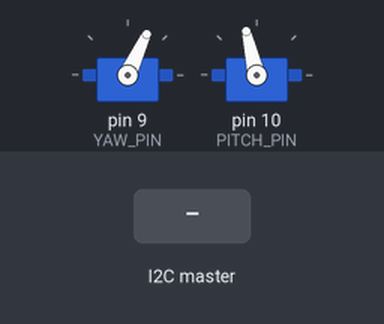
This sketch was run on a simulated Arduino Uno, built with avr-gcc and run on an emulated ATmega328P. Shown: 2 × servo. Inputs (shaded band) come from the test bench. Random numbers use the default seed unless the sketch sets one.

Above: at 1.2 s.
1.3 s: the I2C master sends the byte 2
At 2.46 s:
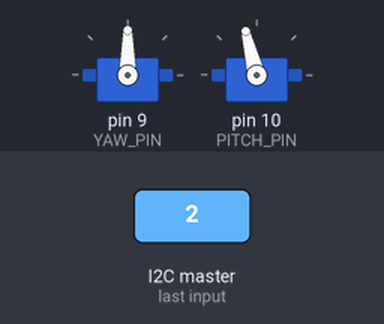
4.3 s: the I2C master sends the byte 1
At 12.1 s:
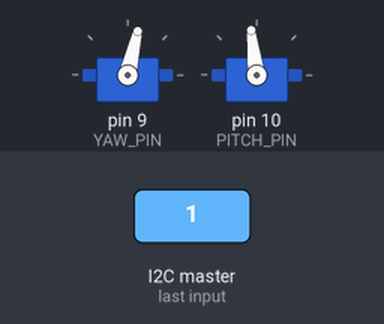
Timing chart, 0 to 57.3 s (numbered marks = the images above; inputs shaded):
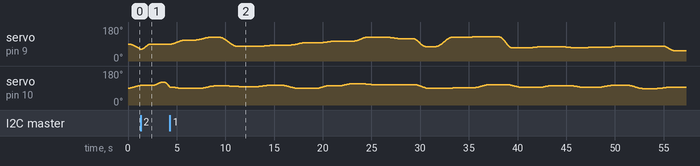

The sketch:

dino_head_control.ino
```cpp
#include <Servo.h>
#include <Wire.h>

// =====================================================================
//  DINO HEAD - 2 DOF (Yaw + Pitch)
//  4 modes, switched over I2C by a speech-to-text host:
//    1 = Idle             (slow random look-around) - DEFAULT ON POWER-UP
//    2 = Heard Command     (nod acknowledgment x2, then back to idle)
//    3 = Walking            (pitch bobs 0 <-> 30 continuously)
//    4 = Turning             (yaw sweeps -20 <-> +20 continuously)
//  Whatever mode is active keeps running until a different command byte
//  arrives - including going back to idle, which is its own command (1).
// =====================================================================

// ---------------------------------------------------------------
// PIN ASSIGNMENTS
// ---------------------------------------------------------------
const int YAW_PIN   = 9;   // servo mounted vertically, rotates head left/right
const int PITCH_PIN = 10;  // servo mounted on its side, tilts head up/down

// ---------------------------------------------------------------
// SERVO HARDWARE SPEC (both servos are identical 270 deg / 25kg units)
// Do not need to touch this unless you change servo hardware.
// ---------------------------------------------------------------
const int   SERVO_PULSE_MIN     = 500;   // microseconds -> mechanical -135 deg
const int   SERVO_PULSE_MAX     = 2500;  // microseconds -> mechanical +135 deg
const int   SERVO_PULSE_CENTER  = 1500;  // microseconds -> 0 deg (your zero point)
const float SERVO_HALF_RANGE_DEG = 135.0; // matches your +/-135 deg spec

// =====================================================================
//  >>> EASY-EDIT ZONE: MODE 1 - IDLE (random look-around range) <<<
// =====================================================================
float YAW_MIN_ANGLE = -60;   // how far the head can turn toward its LEFT
float YAW_MAX_ANGLE =  60;   // how far the head can turn toward its RIGHT

float PITCH_MIN_ANGLE = -5;  // how far the head can dip DOWN
float PITCH_MAX_ANGLE =  35; // how far the head can lift UP

const unsigned long MOVE_DURATION_MIN  = 1200;  // ms - fastest a look-move happens
const unsigned long MOVE_DURATION_MAX  = 2000;  // ms - slowest a look-move happens
const unsigned long PAUSE_DURATION_MIN = 800;   // ms - shortest "hold and stare"
const unsigned long PAUSE_DURATION_MAX = 2000;  // ms - longest "hold and stare"

// ---- Motion feel, applies to ALL modes ----
// Low-pass filter (0-1): lower = smoother/more lag, higher = snappier/more jitter-prone
const float POSITION_SMOOTHING = 0.5;
// Curve softness (0-1): 1.0 = full ease-in-out, 0.0 = constant speed.
// Lower this if motion looks choppy/stuttery (coarse-resolution servos).
const float EASE_SOFTNESS = 1.0;

// =====================================================================
//  >>> EASY-EDIT ZONE: I2C <<<
// =====================================================================
const byte I2C_ADDRESS = 0x5B; // slave address the dino listens on

// Command byte values the speech-to-text host sends to select a mode.
const byte CMD_IDLE          = 1;
const byte CMD_HEARD_COMMAND = 2;
const byte CMD_WALKING       = 3;
const byte CMD_TURNING       = 4;

// =====================================================================
//  >>> EASY-EDIT ZONE: MODE 2 - HEARD COMMAND (double-nod sequence) <<<
//  Waypoints run in order, each fully finishing before the next starts.
//  The actual list is assigned in setup() below (search "i2cSequence[").
// =====================================================================
const unsigned long SEQUENCE_STEP_HOLD_MS = 250; // pause held at each waypoint, ms

// =====================================================================
//  >>> EASY-EDIT ZONE: MODE 3 - WALKING (pitch bob) <<<
// =====================================================================
float WALK_DOWN_ANGLE = 0;    // pitch angle at the "down" point of the bob
float WALK_UP_ANGLE   = 30;   // pitch angle at the "up" point of the bob
const unsigned long WALK_STEP_DURATION = 800; // ms per up or down movement (bob speed)
const unsigned long WALK_HOLD_MS       = 0;   // pause at each extreme, ms (0 = continuous)

// =====================================================================
//  >>> EASY-EDIT ZONE: MODE 4 - TURNING (yaw sweep) <<<
// =====================================================================
float TURN_LEFT_ANGLE  = -20;
float TURN_RIGHT_ANGLE =  20;
const unsigned long TURN_STEP_DURATION = 1500; // ms per left or right sweep
const unsigned long TURN_HOLD_MS       = 300;  // pause at each extreme, ms

// Time given to smoothly zero the "other" axis when entering walking/turning
// (e.g. yaw centers before walking bob starts; pitch centers before turn starts)
const unsigned long MODE_SETTLE_DURATION = 500;

// ---------------------------------------------------------------
// Internal state - no need to edit below this line
// ---------------------------------------------------------------
Servo yawServo;
Servo pitchServo;

enum MotionState { MOVING, PAUSED };
enum Mode { MODE_IDLE, MODE_HEARD_COMMAND, MODE_WALKING, MODE_TURNING };
enum PhaseState { PHASE_SETTLING, PHASE_MOVING, PHASE_HOLDING };

struct Axis {
  Servo* servo;
  float minAngle;
  float maxAngle;
  float startAngle;
  float targetAngle;
  float currentAngle;    // ideal trajectory position (eased, unfiltered)
  float commandedAngle;  // actual position sent to servo (filtered/smoothed)
  unsigned long moveStart;
  unsigned long moveDuration;
  unsigned long pauseStart;
  unsigned long pauseDuration;
  MotionState state;
};

Axis yawAxis;
Axis pitchAxis;

Mode currentMode = MODE_IDLE;

volatile byte i2cCommandValue = 0;   // set inside the I2C interrupt, read in loop()
volatile bool i2cCommandPending = false;

// ---- Mode 2: heard-command sequence state ----
struct SequenceStep {
  Axis* axis;
  float targetAngle;
  unsigned long duration;
};
SequenceStep i2cSequence[6];
const int I2C_SEQUENCE_LENGTH = 6;
int sequenceIndex = 0;
PhaseState seqPhase = PHASE_MOVING;
unsigned long seqHoldStart = 0;

// ---- Modes 3 & 4: shared cyclic (walking/turning) state ----
struct CyclicModeConfig {
  Axis* primaryAxis;   // the axis that actually bobs/sweeps
  Axis* otherAxis;     // the axis that centers and holds still
  float boundA;
  float boundB;
  unsigned long stepDuration;
  unsigned long holdMs;
};
CyclicModeConfig walkConfig = { &pitchAxis, &yawAxis, WALK_DOWN_ANGLE, WALK_UP_ANGLE, WALK_STEP_DURATION, WALK_HOLD_MS };
CyclicModeConfig turnConfig = { &yawAxis, &pitchAxis, TURN_LEFT_ANGLE, TURN_RIGHT_ANGLE, TURN_STEP_DURATION, TURN_HOLD_MS };
PhaseState cyclePhase = PHASE_SETTLING;
unsigned long cycleHoldStart = 0;
bool cycleAtBoundB = false; // false = currently at/heading to boundA, true = boundB

// Smooth accel/decel curve (ease-in-out) so moves feel organic, not mechanical
float easeInOutSine(float t) {
  return -(cos(PI * t) - 1.0) / 2.0;
}

// Blends the eased curve with constant-speed motion, per EASE_SOFTNESS.
float blendedEase(float t) {
  float eased = easeInOutSine(t);
  return eased * EASE_SOFTNESS + t * (1.0 - EASE_SOFTNESS);
}

// Converts an angle (relative to center) into a servo pulse width
int angleToPulse(float angle) {
  angle = constrain(angle, -SERVO_HALF_RANGE_DEG, SERVO_HALF_RANGE_DEG);
  float pulse = SERVO_PULSE_CENTER +
                (angle / SERVO_HALF_RANGE_DEG) * (SERVO_PULSE_MAX - SERVO_PULSE_CENTER);
  return (int)pulse;
}

// Random float angle between two limits (2 decimal precision)
float randomAngle(float minA, float maxA) {
  long minL = (long)(minA * 100);
  long maxL = (long)(maxA * 100);
  return random(minL, maxL + 1) / 100.0;
}

void initAxis(Axis &axis, Servo* servo, float minAngle, float maxAngle) {
  axis.servo = servo;
  axis.minAngle = minAngle;
  axis.maxAngle = maxAngle;
  axis.currentAngle = 0;
  axis.commandedAngle = 0;
  axis.startAngle = 0;
  axis.targetAngle = randomAngle(minAngle, maxAngle);
  axis.moveStart = millis();
  axis.moveDuration = random(MOVE_DURATION_MIN, MOVE_DURATION_MAX);
  axis.state = MOVING;
}

// Points an axis toward a new target over a given duration, starting from
// wherever it currently is - this is what makes every mode transition smooth.
void startAxisMove(Axis &axis, float target, unsigned long duration) {
  axis.startAngle = axis.commandedAngle;
  axis.targetAngle = target;
  axis.moveStart = millis();
  axis.moveDuration = duration;
}

// Drives one axis toward axis.targetAngle over axis.moveDuration, through the
// filter, and reports back whether it has arrived (t >= 1.0).
bool driveAxisTrajectory(Axis &axis) {
  unsigned long now = millis();
  unsigned long elapsed = now - axis.moveStart;
  float t = (float)elapsed / (float)axis.moveDuration;
  bool arrived = false;
  if (t >= 1.0) {
    t = 1.0;
    arrived = true;
  }
  float eased = blendedEase(t);
  axis.currentAngle = axis.startAngle + (axis.targetAngle - axis.startAngle) * eased;
  axis.commandedAngle += (axis.currentAngle - axis.commandedAngle) * POSITION_SMOOTHING;
  axis.servo->writeMicroseconds(angleToPulse(axis.commandedAngle));
  return arrived;
}

// ---------------------------------------------------------------
// MODE 1: IDLE - slow, random "looking around" behavior
// ---------------------------------------------------------------
void updateStandbyAxis(Axis &axis) {
  unsigned long now = millis();

  if (axis.state == MOVING) {
    if (driveAxisTrajectory(axis)) {
      axis.state = PAUSED;
      axis.pauseStart = now;
      axis.pauseDuration = random(PAUSE_DURATION_MIN, PAUSE_DURATION_MAX);
    }
  } else { // PAUSED
    if (now - axis.pauseStart >= axis.pauseDuration) {
      axis.startAngle = axis.commandedAngle;
      axis.targetAngle = randomAngle(axis.minAngle, axis.maxAngle);
      axis.moveStart = now;
      axis.moveDuration = random(MOVE_DURATION_MIN, MOVE_DURATION_MAX);
      axis.state = MOVING;
    }
  }
}

// Restarts idle motion for an axis starting from wherever it currently is.
void resumeStandby(Axis &axis) {
  axis.startAngle = axis.commandedAngle;
  axis.currentAngle = axis.commandedAngle;
  axis.targetAngle = randomAngle(axis.minAngle, axis.maxAngle);
  axis.moveStart = millis();
  axis.moveDuration = random(MOVE_DURATION_MIN, MOVE_DURATION_MAX);
  axis.state = MOVING;
}

// ---------------------------------------------------------------
// MODE 2: HEARD COMMAND - double-nod sequence, then back to idle
// ---------------------------------------------------------------
void startSequenceStep(int idx) {
  SequenceStep &step = i2cSequence[idx];
  startAxisMove(*step.axis, step.targetAngle, step.duration);
  seqPhase = PHASE_MOVING;
}

void updateHeardCommandSequence() {
  SequenceStep &step = i2cSequence[sequenceIndex];
  Axis &axis = *step.axis;

  if (seqPhase == PHASE_MOVING) {
    if (driveAxisTrajectory(axis)) {
      seqPhase = PHASE_HOLDING;
      seqHoldStart = millis();
    }
  } else { // PHASE_HOLDING
    if (millis() - seqHoldStart >= SEQUENCE_STEP_HOLD_MS) {
      sequenceIndex++;
      if (sequenceIndex >= I2C_SEQUENCE_LENGTH) {
        enterMode(MODE_IDLE); // sequence finished -> resume idle automatically
      } else {
        startSequenceStep(sequenceIndex);
      }
    }
  }
}

// ---------------------------------------------------------------
// MODES 3 & 4: WALKING / TURNING - continuous cyclic motion.
// Shared logic: settle the "other" axis to 0, then ping-pong the primary
// axis between boundA and boundB until the mode is changed externally.
// ---------------------------------------------------------------
void enterCyclicMode(CyclicModeConfig &cfg) {
  cyclePhase = PHASE_SETTLING;
  startAxisMove(*cfg.otherAxis, 0, MODE_SETTLE_DURATION);
}

void updateCyclicMode(CyclicModeConfig &cfg) {
  if (cyclePhase == PHASE_SETTLING) {
    if (driveAxisTrajectory(*cfg.otherAxis)) {
      // pick whichever bound is closer to start the cycle smoothly
      float distA = fabs(cfg.primaryAxis->commandedAngle - cfg.boundA);
      float distB = fabs(cfg.primaryAxis->commandedAngle - cfg.boundB);
      cycleAtBoundB = (distB < distA);
      startAxisMove(*cfg.primaryAxis, cycleAtBoundB ? cfg.boundB : cfg.boundA, cfg.stepDuration);
      cyclePhase = PHASE_MOVING;
    }
  } else if (cyclePhase == PHASE_MOVING) {
    if (driveAxisTrajectory(*cfg.primaryAxis)) {
      if (cfg.holdMs > 0) {
        cyclePhase = PHASE_HOLDING;
        cycleHoldStart = millis();
      } else {
        cycleAtBoundB = !cycleAtBoundB;
        startAxisMove(*cfg.primaryAxis, cycleAtBoundB ? cfg.boundB : cfg.boundA, cfg.stepDuration);
      }
    }
  } else { // PHASE_HOLDING
    if (millis() - cycleHoldStart >= cfg.holdMs) {
      cycleAtBoundB = !cycleAtBoundB;
      startAxisMove(*cfg.primaryAxis, cycleAtBoundB ? cfg.boundB : cfg.boundA, cfg.stepDuration);
      cyclePhase = PHASE_MOVING;
    }
  }
}

// ---------------------------------------------------------------
// Mode switching
// ---------------------------------------------------------------
void enterMode(Mode m) {
  currentMode = m;
  switch (m) {
    case MODE_IDLE:
      resumeStandby(yawAxis);
      resumeStandby(pitchAxis);
      break;
    case MODE_HEARD_COMMAND:
      sequenceIndex = 0;
      startSequenceStep(0);
      break;
    case MODE_WALKING:
      enterCyclicMode(walkConfig);
      break;
    case MODE_TURNING:
      enterCyclicMode(turnConfig);
      break;
  }
}

// Called by the Wire library when data arrives at I2C_ADDRESS.
// Keep this minimal - it runs in an interrupt context.
void onI2CReceive(int numBytes) {
  if (numBytes > 0) {
    i2cCommandValue = Wire.read();
    while (Wire.available()) Wire.read(); // drain any extra bytes
  }
  i2cCommandPending = true;
}

void setup() {
  yawServo.attach(YAW_PIN, SERVO_PULSE_MIN, SERVO_PULSE_MAX);
  pitchServo.attach(PITCH_PIN, SERVO_PULSE_MIN, SERVO_PULSE_MAX);

  randomSeed(analogRead(A0)); // leave A0 floating/unconnected for good randomness

  initAxis(yawAxis, &yawServo, YAW_MIN_ANGLE, YAW_MAX_ANGLE);
  initAxis(pitchAxis, &pitchServo, PITCH_MIN_ANGLE, PITCH_MAX_ANGLE);

  // Mode 2 sequence: zero the yaw, then nod pitch (+45 -> -10) twice, then settle to 0.
  i2cSequence[0] = { &yawAxis,   0,   1000 };
  i2cSequence[1] = { &pitchAxis, 45,  900  };
  i2cSequence[2] = { &pitchAxis, -10, 900  };
  i2cSequence[3] = { &pitchAxis, 45,  900  };
  i2cSequence[4] = { &pitchAxis, -10, 900  };
  i2cSequence[5] = { &pitchAxis, 0,   900  };

  Wire.begin(I2C_ADDRESS);
  Wire.onReceive(onI2CReceive);

  // currentMode starts as MODE_IDLE by default - initAxis() above already put
  // both axes into a live idle "looking around" move, so no extra call needed.
}

void loop() {
  // Check for a new mode command from the speech-to-text host.
  if (i2cCommandPending) {
    i2cCommandPending = false;
    Mode newMode = currentMode;
    bool valid = true;
    switch (i2cCommandValue) {
      case CMD_IDLE:          newMode = MODE_IDLE;          break;
      case CMD_HEARD_COMMAND: newMode = MODE_HEARD_COMMAND; break;
      case CMD_WALKING:       newMode = MODE_WALKING;       break;
      case CMD_TURNING:       newMode = MODE_TURNING;       break;
      default: valid = false; break; // unrecognized byte, ignore
    }
    if (valid && newMode != currentMode) {
      enterMode(newMode);
    }
  }

  switch (currentMode) {
    case MODE_IDLE:
      updateStandbyAxis(yawAxis);
      updateStandbyAxis(pitchAxis);
      break;
    case MODE_HEARD_COMMAND:
      updateHeardCommandSequence();
      break;
    case MODE_WALKING:
      updateCyclicMode(walkConfig);
      break;
    case MODE_TURNING:
      updateCyclicMode(turnConfig);
      break;
  }

  delay(10); // ~100Hz refresh
}
```
